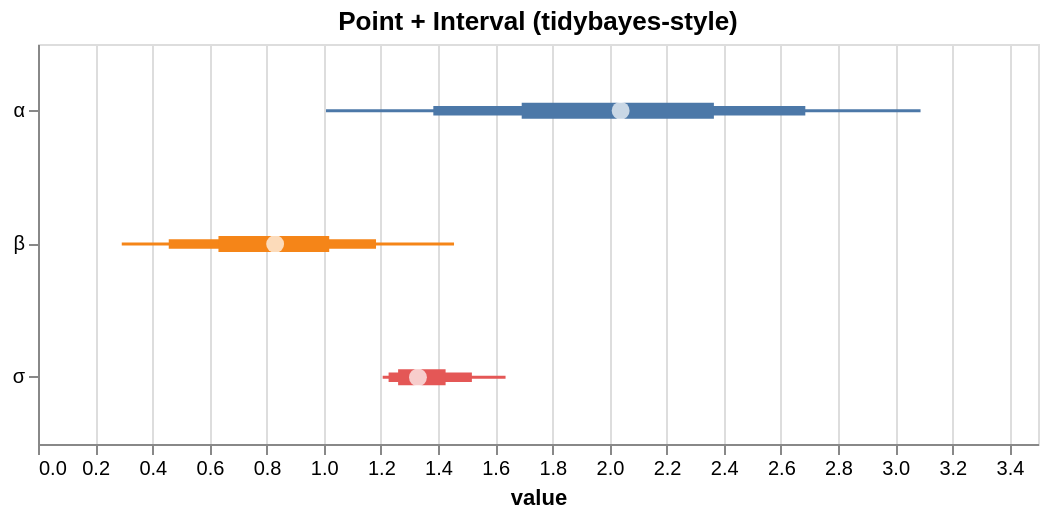

Write a Vega-Lite specification for this figure.
### Vega-Lite specification from a JSON file in a GitHub repository (floating-point values rounded to 4 significant figures)
{"$schema": "https://vega.github.io/schema/vega-lite/v5.json", "height": 200, "layer": [{"encoding": {"x2": {"field": "hi_0_95_"}, "x": {"field": "lo_0_95_", "title": "value", "type": "quantitative"}, "color": {"field": "parameter", "type": "nominal", "legend": null}, "y": {"axis": {"title": null}, "field": "parameter", "type": "nominal"}}, "mark": {"strokeWidth": 1.5, "type": "rule"}}, {"encoding": {"x2": {"field": "hi_0_8_"}, "x": {"field": "lo_0_8_", "title": "value", "type": "quantitative"}, "color": {"field": "parameter", "type": "nominal", "legend": null}, "y": {"axis": {"title": null}, "field": "parameter", "type": "nominal"}}, "mark": {"strokeWidth": 4.75, "type": "rule"}}, {"encoding": {"x2": {"field": "hi_0_5_"}, "x": {"field": "lo_0_5_", "title": "value", "type": "quantitative"}, "color": {"field": "parameter", "type": "nominal", "legend": null}, "y": {"axis": {"title": null}, "field": "parameter", "type": "nominal"}}, "mark": {"strokeWidth": 8.0, "type": "rule"}}, {"encoding": {"x": {"field": "__point__", "type": "quantitative"}, "y": {"field": "parameter", "type": "nominal"}}, "mark": {"filled": true, "color": "white", "size": 80, "type": "point"}}], "data": {"values": [{"parameter": "α", "lo_0_95_": 1.008, "lo_0_8_": 1.384, "hi_0_8_": 2.686, "hi_0_5_": 2.366, "__point__": 2.039, "hi_0_95_": 3.089, "lo_0_5_": 1.693}, {"parameter": "β", "lo_0_95_": 0.2932, "lo_0_8_": 0.4576, "hi_0_8_": 1.183, "hi_0_5_": 1.019, "__point__": 0.83, "hi_0_95_": 1.456, "lo_0_5_": 0.6316}, {"parameter": "σ", "lo_0_95_": 1.206, "lo_0_8_": 1.227, "hi_0_8_": 1.519, "hi_0_5_": 1.427, "__point__": 1.33, "hi_0_95_": 1.636, "lo_0_5_": 1.26}]}, "title": "Point + Interval (tidybayes-style)", "width": 500}
